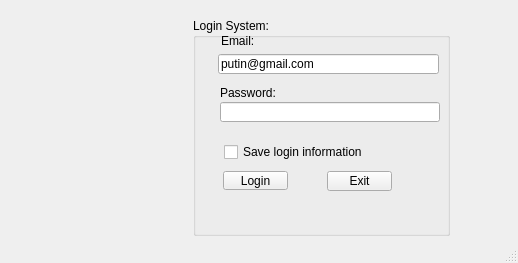
<?xml version="1.0" encoding="UTF-8"?>
<ui version="4.0">
 <class>MainWindow</class>
 <widget class="QMainWindow" name="MainWindow">
  <property name="geometry">
   <rect>
    <x>0</x>
    <y>0</y>
    <width>518</width>
    <height>263</height>
   </rect>
  </property>
  <property name="windowTitle">
   <string>MainWindow</string>
  </property>
  <widget class="QWidget" name="centralwidget">
   <widget class="QGroupBox" name="groupBox">
    <property name="geometry">
     <rect>
      <x>193</x>
      <y>18</y>
      <width>257</width>
      <height>218</height>
     </rect>
    </property>
    <property name="title">
     <string>Login System:</string>
    </property>
    <widget class="QLabel" name="label">
     <property name="geometry">
      <rect>
       <x>28</x>
       <y>18</y>
       <width>35</width>
       <height>10</height>
      </rect>
     </property>
     <property name="text">
      <string>Email:</string>
     </property>
    </widget>
    <widget class="QLineEdit" name="lineEditEmail">
     <property name="geometry">
      <rect>
       <x>25</x>
       <y>36</y>
       <width>221</width>
       <height>20</height>
      </rect>
     </property>
     <property name="text">
      <string>putin@gmail.com</string>
     </property>
    </widget>
    <widget class="QLabel" name="label_2">
     <property name="geometry">
      <rect>
       <x>27</x>
       <y>66</y>
       <width>70</width>
       <height>17</height>
      </rect>
     </property>
     <property name="text">
      <string>Password:</string>
     </property>
    </widget>
    <widget class="QLineEdit" name="lineEditPassword">
     <property name="geometry">
      <rect>
       <x>27</x>
       <y>84</y>
       <width>220</width>
       <height>20</height>
      </rect>
     </property>
     <property name="echoMode">
      <enum>QLineEdit::Password</enum>
     </property>
    </widget>
    <widget class="QCheckBox" name="checkBoxSave">
     <property name="geometry">
      <rect>
       <x>31</x>
       <y>118</y>
       <width>156</width>
       <height>32</height>
      </rect>
     </property>
     <property name="text">
      <string>Save login information</string>
     </property>
    </widget>
    <widget class="QPushButton" name="pushButtonLogin">
     <property name="geometry">
      <rect>
       <x>30</x>
       <y>153</y>
       <width>65</width>
       <height>19</height>
      </rect>
     </property>
     <property name="text">
      <string>Login</string>
     </property>
     <property name="icon">
      <iconset>
       <normaloff>../images/ic_login_button.png</normaloff>../images/ic_login_button.png</iconset>
     </property>
    </widget>
    <widget class="QPushButton" name="pushButtonExit">
     <property name="geometry">
      <rect>
       <x>134</x>
       <y>153</y>
       <width>65</width>
       <height>20</height>
      </rect>
     </property>
     <property name="text">
      <string>Exit</string>
     </property>
     <property name="icon">
      <iconset>
       <normaloff>../images/ic_exit_button.png</normaloff>../images/ic_exit_button.png</iconset>
     </property>
    </widget>
   </widget>
   <widget class="QLabel" name="label_6">
    <property name="geometry">
     <rect>
      <x>43</x>
      <y>57</y>
      <width>104</width>
      <height>108</height>
     </rect>
    </property>
    <property name="text">
     <string/>
    </property>
    <property name="pixmap">
     <pixmap>../images/ic_admin1.png</pixmap>
    </property>
    <property name="scaledContents">
     <bool>true</bool>
    </property>
   </widget>
  </widget>
  <widget class="QMenuBar" name="menubar">
   <property name="geometry">
    <rect>
     <x>0</x>
     <y>0</y>
     <width>518</width>
     <height>18</height>
    </rect>
   </property>
  </widget>
  <widget class="QStatusBar" name="statusbar"/>
 </widget>
 <resources/>
 <connections>
  <connection>
   <sender>pushButtonExit</sender>
   <signal>clicked()</signal>
   <receiver>MainWindow</receiver>
   <slot>close()</slot>
   <hints>
    <hint type="sourcelabel">
     <x>359</x>
     <y>198</y>
    </hint>
    <hint type="destinationlabel">
     <x>258</x>
     <y>131</y>
    </hint>
   </hints>
  </connection>
 </connections>
</ui>
